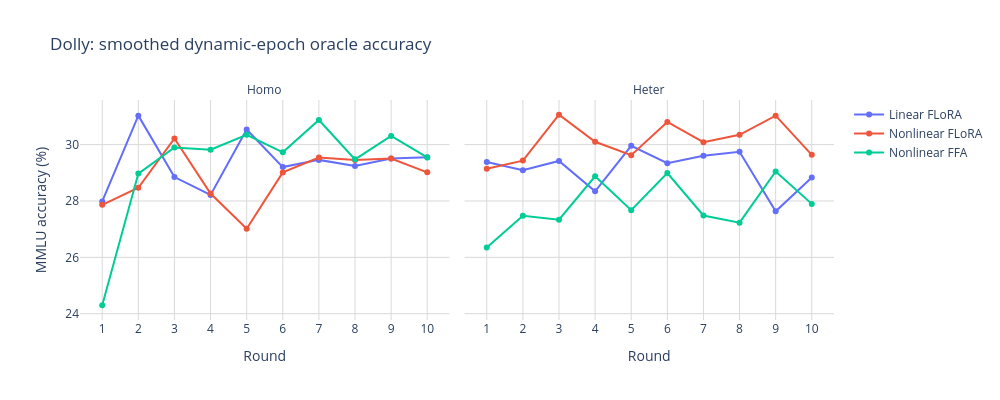
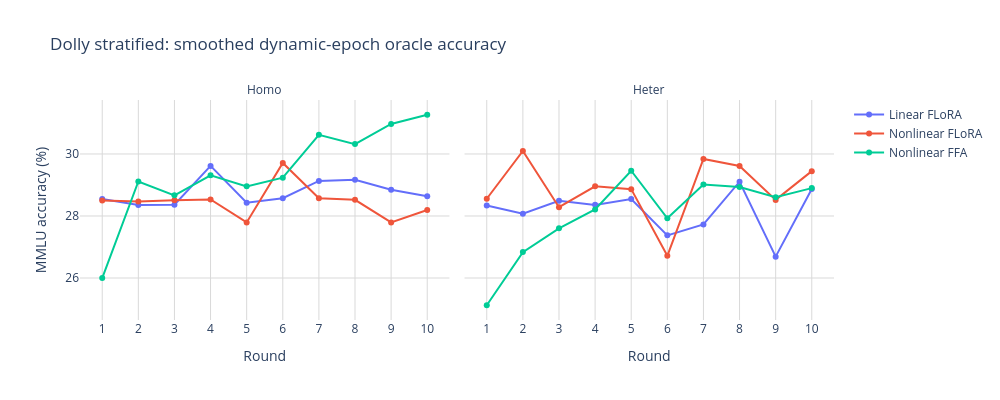
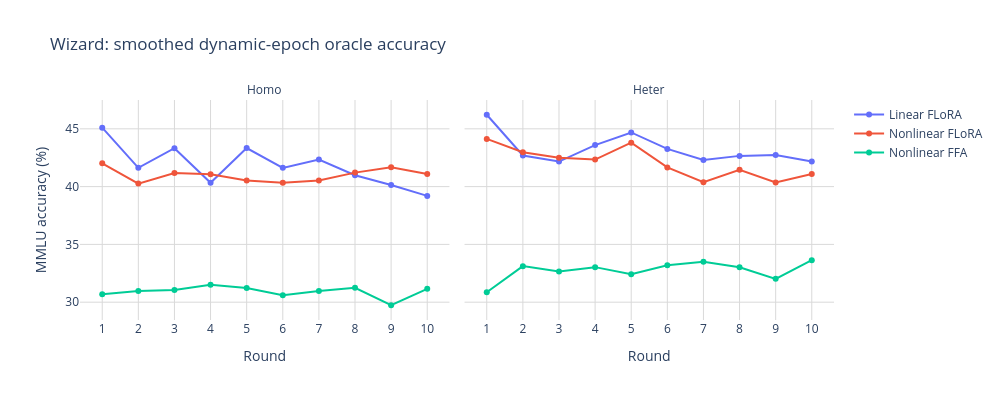
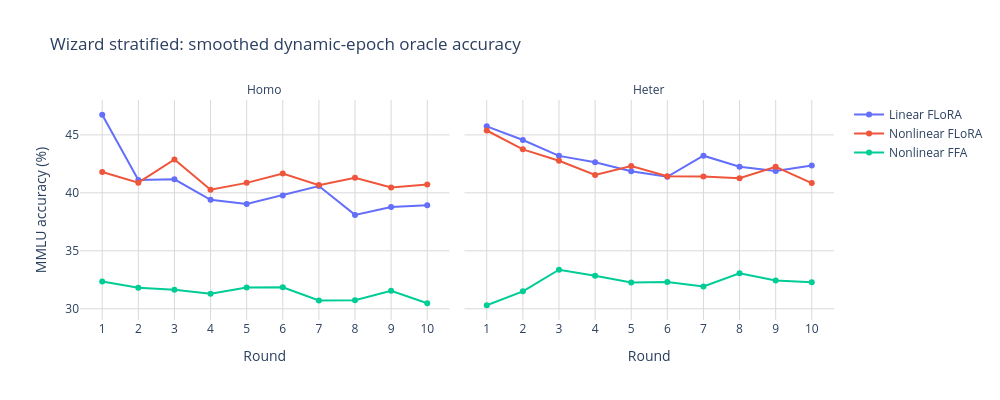

The notebook cell these images were saved under, in order:
### Markdown cell above
## Dynamic Epoch Oracle

This post-hoc view asks which fixed local-epoch curve is best at each communication round. It is an oracle envelope over separate fixed-epoch runs, not evidence that changing epochs mid-training will exactly reproduce the same path. To avoid over-interpreting noise, a smoothed schedule only switches epoch counts when the best available epoch improves accuracy by at least `SWITCH_GAIN_THRESHOLD` percentage points over keeping the previous epoch count.

### Code cell
def build_dynamic_epoch_oracle(summary, switch_gain_threshold=0.5):
    if summary.empty:
        return pd.DataFrame(), pd.DataFrame()

    case_columns = ['Method key', 'Method', 'Dataset', 'Dataset label', 'Model key', 'Model', 'Setting key', 'Setting']
    rows = []
    for case_values, group in summary.groupby(case_columns, sort=False):
        case_base = dict(zip(case_columns, case_values))
        current_epoch = None
        previous_smoothed_epoch = None
        for round_value, round_group in group.sort_values(['Round', 'Local epochs']).groupby('Round', sort=True):
            candidates = round_group.sort_values(['Mean accuracy', 'Local epochs'], ascending=[False, True])
            oracle = candidates.iloc[0]
            oracle_epoch = int(oracle['Local epochs'])
            oracle_accuracy = float(oracle['Mean accuracy'])

            if current_epoch is None:
                chosen = oracle
                smoothed_epoch = oracle_epoch
                smoothed_accuracy = oracle_accuracy
                gain_over_current = 0.0
                meaningful_switch = False
            else:
                current_rows = round_group[round_group['Local epochs'].astype(int) == int(current_epoch)]
                current_candidate = current_rows.iloc[0] if not current_rows.empty else oracle
                current_accuracy = float(current_candidate['Mean accuracy'])
                gain_over_current = oracle_accuracy - current_accuracy
                should_switch = oracle_epoch != int(current_epoch) and gain_over_current >= switch_gain_threshold
                chosen = oracle if should_switch else current_candidate
                smoothed_epoch = int(chosen['Local epochs'])
                smoothed_accuracy = float(chosen['Mean accuracy'])
                meaningful_switch = previous_smoothed_epoch is not None and smoothed_epoch != int(previous_smoothed_epoch)

            current_epoch = smoothed_epoch
            previous_smoothed_epoch = smoothed_epoch
            rows.append(
                case_base
                | {
                    'Round': int(round_value),
                    'Oracle epochs': oracle_epoch,
                    'Oracle accuracy': oracle_accuracy,
                    'Smoothed epochs': smoothed_epoch,
                    'Smoothed accuracy': smoothed_accuracy,
                    'Oracle gain over current epoch': float(gain_over_current),
                    'Meaningful switch': bool(meaningful_switch),
                    'Switch threshold': float(switch_gain_threshold),
                    'Compute cost': int(smoothed_epoch) * int(round_value),
                }
            )

    oracle_frame = pd.DataFrame(rows).sort_values(case_columns + ['Round'])
    schedule_rows = []
    for case_values, group in oracle_frame.groupby(case_columns, sort=False):
        case_base = dict(zip(case_columns, case_values))
        curve = group.sort_values('Round')
        segments = []
        segment_start = int(curve.iloc[0]['Round'])
        segment_epoch = int(curve.iloc[0]['Smoothed epochs'])
        previous_round = segment_start
        for _, row in curve.iloc[1:].iterrows():
            round_value = int(row['Round'])
            epoch_value = int(row['Smoothed epochs'])
            if epoch_value != segment_epoch:
                end_text = str(previous_round) if previous_round == segment_start else f'{segment_start}-{previous_round}'
                segments.append(f'r{end_text}: e{segment_epoch}')
                segment_start = round_value
                segment_epoch = epoch_value
            previous_round = round_value
        end_text = str(previous_round) if previous_round == segment_start else f'{segment_start}-{previous_round}'
        segments.append(f'r{end_text}: e{segment_epoch}')

        first_epoch = int(curve.iloc[0]['Smoothed epochs'])
        final_epoch = int(curve.iloc[-1]['Smoothed epochs'])
        switch_count = int(curve['Meaningful switch'].sum())
        if switch_count == 0:
            follow_up = f'Keep e{first_epoch}; test early stopping around the best/plateau round.'
        elif first_epoch > final_epoch:
            follow_up = 'Test high-local-epoch warmup followed by lower local epochs.'
        elif first_epoch < final_epoch:
            follow_up = 'Test lower-epoch warmup followed by higher local epochs.'
        else:
            follow_up = 'Test a staged schedule; switches may reflect round-specific instability.'

        schedule_rows.append(
            case_base
            | {
                'Smoothed schedule': '; '.join(segments),
                'Meaningful switches': switch_count,
                'First smoothed epochs': first_epoch,
                'Final smoothed epochs': final_epoch,
                'Max oracle accuracy': float(curve['Oracle accuracy'].max()),
                'Max smoothed accuracy': float(curve['Smoothed accuracy'].max()),
                'Follow-up experiment suggestion': follow_up,
            }
        )

    schedule_frame = pd.DataFrame(schedule_rows).sort_values(['Dataset label', 'Setting', 'Method'])
    return oracle_frame, schedule_frame


def _dynamic_slug(value):
    return str(value).lower().replace(' ', '_').replace('-', '_').replace('/', '_')


def _write_dynamic_plot(fig, output_stem, png_warnings):
    output_stem.parent.mkdir(parents=True, exist_ok=True)
    fig.write_html(output_stem.with_suffix('.html'), include_plotlyjs='cdn')
    png_path = output_stem.with_suffix('.png')
    try:
        fig.write_image(png_path, scale=2)
    except Exception as exc:
        message = str(exc).strip() or type(exc).__name__
        png_warnings.append(message.splitlines()[0])
        png_path = None
    return png_path


dynamic_epoch_oracle, dynamic_epoch_schedule = build_dynamic_epoch_oracle(
    tuning_summary,
    switch_gain_threshold=SWITCH_GAIN_THRESHOLD,
)

dynamic_epoch_oracle.to_csv(OUTPUT_DIR / 'dynamic_epoch_oracle.csv', index=False)
dynamic_epoch_schedule.to_csv(OUTPUT_DIR / 'dynamic_epoch_schedule.csv', index=False)

if dynamic_epoch_schedule.empty:
    print('No dynamic epoch schedule data available.')
else:
    display(
        dynamic_epoch_schedule[
            [
                'Method',
                'Dataset label',
                'Setting',
                'Smoothed schedule',
                'Meaningful switches',
                'Max smoothed accuracy',
                'Follow-up experiment suggestion',
            ]
        ].round(2)
    )

    dynamic_png_warnings = []
    saved_dynamic_png = []
    for dataset, dataset_data in dynamic_epoch_oracle.groupby('Dataset', sort=False):
        dataset_label = dataset_data['Dataset label'].iloc[0]
        fig_accuracy = px.line(
            dataset_data,
            x='Round',
            y='Smoothed accuracy',
            color='Method',
            facet_col='Setting',
            markers=True,
            template='plotly_white',
            title=f'{dataset_label}: smoothed dynamic-epoch oracle accuracy',
            labels={'Smoothed accuracy': 'MMLU accuracy (%)'},
            category_orders={'Method': ['Linear FLoRA', 'Nonlinear FLoRA', 'Nonlinear FFA'], 'Setting': ['Homo', 'Heter']},
            hover_data={
                'Oracle epochs': True,
                'Oracle accuracy': ':.2f',
                'Smoothed epochs': True,
                'Oracle gain over current epoch': ':.2f',
                'Meaningful switch': True,
            },
        )
        fig_accuracy.update_layout(width=1000, height=400, legend_title_text='')
        fig_accuracy.update_xaxes(dtick=1, showgrid=True, gridcolor='#d9d9d9', gridwidth=1)
        fig_accuracy.update_yaxes(showgrid=True, gridcolor='#d9d9d9', gridwidth=1)
        fig_accuracy.for_each_annotation(lambda annotation: annotation.update(text=annotation.text.split('=')[-1]))
        png_path = _write_dynamic_plot(fig_accuracy, DYNAMIC_EPOCH_DIR / f'{_dynamic_slug(dataset_label)}_accuracy', dynamic_png_warnings)
        if png_path is not None:
            saved_dynamic_png.append(png_path)
        fig_accuracy.show()


    if saved_dynamic_png:
        print(f'Wrote {len(saved_dynamic_png)} dynamic oracle PNG files under {DYNAMIC_EPOCH_DIR}.')
    if dynamic_png_warnings:
        print('Dynamic oracle PNG export skipped or incomplete. Install/enable kaleido for static PNG export.')
        print(f'First dynamic PNG export warning: {dynamic_png_warnings[0]}')

### Figure 1 — Plotly figure (JSON) as saved in the notebook; plotly's stock layout.template omitted (floating-point values rounded to 4 significant figures)
{"data": [{"customdata": [[2, 27.98, 2, 0, false], [3, 31.03, 3, 2.773, true], [3, 28.85, 3, 0, false], [5, 28.21, 5, 0.6203, true], [2, 30.54, 2, 1.157, true], [5, 29.22, 2, 0.01375, false], [2, 29.46, 2, 0, false], [5, 29.6, 2, 0.3523, false], [2, 29.51, 2, 0, false], [1, 29.86, 2, 0.3056, false]], "hovertemplate": "Method=Linear FLoRA<br>Setting=Homo<br>Round=%{x}<br>MMLU accuracy (%)=%{y}<br>Oracle epochs=%{customdata[0]}<br>Oracle accuracy=%{customdata[1]:.2f}<br>Smoothed epochs=%{customdata[2]}<br>Oracle gain over current epoch=%{customdata[3]:.2f}<br>Meaningful switch=%{customdata[4]}<extra></extra>", "legendgroup": "Linear FLoRA", "line": {"color": "#636efa", "dash": "solid"}, "marker": {"symbol": "circle"}, "mode": "lines+markers", "name": "Linear FLoRA", "orientation": "v", "showlegend": true, "type": "scatter", "x": [1, 2, 3, 4, 5, 6, 7, 8, 9, 10], "xaxis": "x", "y": [27.98, 31.03, 28.85, 28.21, 30.54, 29.2, 29.46, 29.24, 29.51, 29.55], "yaxis": "y"}, {"customdata": [[2, 29.38, 2, 0, false], [3, 29.24, 2, 0.146, false], [3, 29.42, 3, 1.697, true], [3, 28.34, 3, 0, false], [2, 29.96, 2, 1.484, true], [2, 29.34, 2, 0, false], [2, 29.6, 2, 0, false], [2, 29.75, 2, 0, false], [3, 28.12, 2, 0.4887, false], [2, 28.83, 2, 0, false]], "hovertemplate": "Method=Linear FLoRA<br>Setting=Heter<br>Round=%{x}<br>MMLU accuracy (%)=%{y}<br>Oracle epochs=%{customdata[0]}<br>Oracle accuracy=%{customdata[1]:.2f}<br>Smoothed epochs=%{customdata[2]}<br>Oracle gain over current epoch=%{customdata[3]:.2f}<br>Meaningful switch=%{customdata[4]}<extra></extra>", "legendgroup": "Linear FLoRA", "line": {"color": "#636efa", "dash": "solid"}, "marker": {"symbol": "circle"}, "mode": "lines+markers", "name": "Linear FLoRA", "orientation": "v", "showlegend": false, "type": "scatter", "x": [1, 2, 3, 4, 5, 6, 7, 8, 9, 10], "xaxis": "x2", "y": [29.38, 29.09, 29.42, 28.34, 29.96, 29.34, 29.6, 29.75, 27.63, 28.83], "yaxis": "y2"}, {"customdata": [[5, 27.86, 5, 0, false], [3, 28.47, 3, 1.544, true], [3, 30.22, 3, 0, false], [3, 28.26, 3, 0, false], [1, 27.33, 3, 0.3121, false], [5, 29.01, 5, 1.108, true], [2, 29.54, 2, 1.418, true], [2, 29.45, 2, 0, false], [2, 29.5, 2, 0, false], [2, 29.02, 2, 0, false]], "hovertemplate": "Method=Nonlinear FLoRA<br>Setting=Homo<br>Round=%{x}<br>MMLU accuracy (%)=%{y}<br>Oracle epochs=%{customdata[0]}<br>Oracle accuracy=%{customdata[1]:.2f}<br>Smoothed epochs=%{customdata[2]}<br>Oracle gain over current epoch=%{customdata[3]:.2f}<br>Meaningful switch=%{customdata[4]}<extra></extra>", "legendgroup": "Nonlinear FLoRA", "line": {"color": "#EF553B", "dash": "solid"}, "marker": {"symbol": "circle"}, "mode": "lines+markers", "name": "Nonlinear FLoRA", "orientation": "v", "showlegend": true, "type": "scatter", "x": [1, 2, 3, 4, 5, 6, 7, 8, 9, 10], "xaxis": "x", "y": [27.86, 28.47, 30.22, 28.26, 27.02, 29.01, 29.54, 29.45, 29.5, 29.02], "yaxis": "y"}, {"customdata": [[5, 29.15, 5, 0, false], [3, 29.43, 3, 2.162, true], [3, 31.06, 3, 0, false], [2, 30.1, 2, 1.423, true], [1, 29.7, 2, 0.06898, false], [2, 30.8, 2, 0, false], [2, 30.09, 2, 0, false], [2, 30.35, 2, 0, false], [1, 31.03, 1, 0.8938, true], [1, 29.64, 1, 0, false]], "hovertemplate": "Method=Nonlinear FLoRA<br>Setting=Heter<br>Round=%{x}<br>MMLU accuracy (%)=%{y}<br>Oracle epochs=%{customdata[0]}<br>Oracle accuracy=%{customdata[1]:.2f}<br>Smoothed epochs=%{customdata[2]}<br>Oracle gain over current epoch=%{customdata[3]:.2f}<br>Meaningful switch=%{customdata[4]}<extra></extra>", "legendgroup": "Nonlinear FLoRA", "line": {"color": "#EF553B", "dash": "solid"}, "marker": {"symbol": "circle"}, "mode": "lines+markers", "name": "Nonlinear FLoRA", "orientation": "v", "showlegend": false, "type": "scatter", "x": [1, 2, 3, 4, 5, 6, 7, 8, 9, 10], "xaxis": "x2", "y": [29.15, 29.43, 31.06, 30.1, 29.63, 30.8, 30.09, 30.35, 31.03, 29.64], "yaxis": "y2"}, {"customdata": [[5, 24.3, 5, 0, false], [5, 28.97, 5, 0, false], [2, 29.9, 2, 2.906, true], [5, 29.82, 5, 1.066, true], [5, 30.35, 5, 0, false], [5, 29.73, 5, 0, false], [5, 30.87, 5, 0, false], [5, 29.48, 5, 0, false], [2, 30.31, 2, 1.35, true], [2, 29.55, 2, 0, false]], "hovertemplate": "Method=Nonlinear FFA<br>Setting=Homo<br>Round=%{x}<br>MMLU accuracy (%)=%{y}<br>Oracle epochs=%{customdata[0]}<br>Oracle accuracy=%{customdata[1]:.2f}<br>Smoothed epochs=%{customdata[2]}<br>Oracle gain over current epoch=%{customdata[3]:.2f}<br>Meaningful switch=%{customdata[4]}<extra></extra>", "legendgroup": "Nonlinear FFA", "line": {"color": "#00cc96", "dash": "solid"}, "marker": {"symbol": "circle"}, "mode": "lines+markers", "name": "Nonlinear FFA", "orientation": "v", "showlegend": true, "type": "scatter", "x": [1, 2, 3, 4, 5, 6, 7, 8, 9, 10], "xaxis": "x", "y": [24.3, 28.97, 29.9, 29.82, 30.35, 29.73, 30.87, 29.48, 30.31, 29.55], "yaxis": "y"}, {"customdata": [[5, 26.35, 5, 0, false], [5, 27.48, 5, 0, false], [5, 27.34, 5, 0, false], [5, 28.88, 5, 0, false], [3, 27.67, 3, 0.7886, true], [3, 28.99, 3, 0, false], [2, 27.52, 3, 0.03578, false], [2, 27.23, 2, 1.197, true], [5, 29.05, 5, 0.6673, true], [2, 27.9, 2, 1.114, true]], "hovertemplate": "Method=Nonlinear FFA<br>Setting=Heter<br>Round=%{x}<br>MMLU accuracy (%)=%{y}<br>Oracle epochs=%{customdata[0]}<br>Oracle accuracy=%{customdata[1]:.2f}<br>Smoothed epochs=%{customdata[2]}<br>Oracle gain over current epoch=%{customdata[3]:.2f}<br>Meaningful switch=%{customdata[4]}<extra></extra>", "legendgroup": "Nonlinear FFA", "line": {"color": "#00cc96", "dash": "solid"}, "marker": {"symbol": "circle"}, "mode": "lines+markers", "name": "Nonlinear FFA", "orientation": "v", "showlegend": false, "type": "scatter", "x": [1, 2, 3, 4, 5, 6, 7, 8, 9, 10], "xaxis": "x2", "y": [26.35, 27.48, 27.34, 28.88, 27.67, 28.99, 27.48, 27.23, 29.05, 27.9], "yaxis": "y2"}], "layout": {"annotations": [{"font": {}, "showarrow": false, "text": "Homo", "x": 0.245, "xanchor": "center", "xref": "paper", "y": 1, "yanchor": "bottom", "yref": "paper"}, {"font": {}, "showarrow": false, "text": "Heter", "x": 0.755, "xanchor": "center", "xref": "paper", "y": 1, "yanchor": "bottom", "yref": "paper"}], "height": 400, "legend": {"title": {"text": ""}, "tracegroupgap": 0}, "title": {"text": "Dolly: smoothed dynamic-epoch oracle accuracy"}, "width": 1000, "xaxis": {"anchor": "y", "domain": [0, 0.49], "dtick": 1, "gridcolor": "#d9d9d9", "gridwidth": 1, "showgrid": true, "title": {"text": "Round"}}, "xaxis2": {"anchor": "y2", "domain": [0.51, 1], "dtick": 1, "gridcolor": "#d9d9d9", "gridwidth": 1, "matches": "x", "showgrid": true, "title": {"text": "Round"}}, "yaxis": {"anchor": "x", "domain": [0, 1], "gridcolor": "#d9d9d9", "gridwidth": 1, "showgrid": true, "title": {"text": "MMLU accuracy (%)"}}, "yaxis2": {"anchor": "x2", "domain": [0, 1], "gridcolor": "#d9d9d9", "gridwidth": 1, "matches": "y", "showgrid": true, "showticklabels": false}}}

### Figure 2 — Plotly figure (JSON) as saved in the notebook; plotly's stock layout.template omitted (floating-point values rounded to 4 significant figures)
{"data": [{"customdata": [[5, 28.55, 5, 0, false], [3, 28.85, 5, 0.494, false], [2, 28.42, 5, 0.05166, false], [5, 29.61, 5, 0, false], [1, 28.63, 5, 0.2014, false], [2, 28.57, 2, 1.517, true], [5, 29.13, 5, 1.342, true], [3, 29.17, 3, 0.585, true], [3, 28.84, 3, 0, false], [5, 28.64, 5, 0.5963, true]], "hovertemplate": "Method=Linear FLoRA<br>Setting=Homo<br>Round=%{x}<br>MMLU accuracy (%)=%{y}<br>Oracle epochs=%{customdata[0]}<br>Oracle accuracy=%{customdata[1]:.2f}<br>Smoothed epochs=%{customdata[2]}<br>Oracle gain over current epoch=%{customdata[3]:.2f}<br>Meaningful switch=%{customdata[4]}<extra></extra>", "legendgroup": "Linear FLoRA", "line": {"color": "#636efa", "dash": "solid"}, "marker": {"symbol": "circle"}, "mode": "lines+markers", "name": "Linear FLoRA", "orientation": "v", "showlegend": true, "type": "scatter", "x": [1, 2, 3, 4, 5, 6, 7, 8, 9, 10], "xaxis": "x", "y": [28.55, 28.35, 28.36, 29.61, 28.43, 28.57, 29.13, 29.17, 28.84, 28.64], "yaxis": "y"}, {"customdata": [[5, 28.34, 5, 0, false], [3, 28.07, 3, 1.309, true], [5, 28.49, 5, 0.8439, true], [5, 28.36, 5, 0, false], [2, 28.55, 2, 1.748, true], [3, 27.38, 3, 0.5716, true], [2, 27.89, 3, 0.1636, false], [2, 29.11, 2, 2.792, true], [1, 26.84, 2, 0.1485, false], [1, 28.87, 1, 2.009, true]], "hovertemplate": "Method=Linear FLoRA<br>Setting=Heter<br>Round=%{x}<br>MMLU accuracy (%)=%{y}<br>Oracle epochs=%{customdata[0]}<br>Oracle accuracy=%{customdata[1]:.2f}<br>Smoothed epochs=%{customdata[2]}<br>Oracle gain over current epoch=%{customdata[3]:.2f}<br>Meaningful switch=%{customdata[4]}<extra></extra>", "legendgroup": "Linear FLoRA", "line": {"color": "#636efa", "dash": "solid"}, "marker": {"symbol": "circle"}, "mode": "lines+markers", "name": "Linear FLoRA", "orientation": "v", "showlegend": false, "type": "scatter", "x": [1, 2, 3, 4, 5, 6, 7, 8, 9, 10], "xaxis": "x2", "y": [28.34, 28.07, 28.49, 28.36, 28.55, 27.38, 27.73, 29.11, 26.69, 28.87], "yaxis": "y2"}, {"customdata": [[5, 28.5, 5, 0, false], [3, 28.47, 3, 1.189, true], [3, 28.51, 3, 0, false], [2, 28.53, 2, 1.376, true], [2, 27.79, 2, 0, false], [2, 29.71, 2, 0, false], [2, 28.58, 2, 0, false], [2, 28.52, 2, 0, false], [3, 27.79, 3, 1.264, true], [5, 28.19, 5, 0.9925, true]], "hovertemplate": "Method=Nonlinear FLoRA<br>Setting=Homo<br>Round=%{x}<br>MMLU accuracy (%)=%{y}<br>Oracle epochs=%{customdata[0]}<br>Oracle accuracy=%{customdata[1]:.2f}<br>Smoothed epochs=%{customdata[2]}<br>Oracle gain over current epoch=%{customdata[3]:.2f}<br>Meaningful switch=%{customdata[4]}<extra></extra>", "legendgroup": "Nonlinear FLoRA", "line": {"color": "#EF553B", "dash": "solid"}, "marker": {"symbol": "circle"}, "mode": "lines+markers", "name": "Nonlinear FLoRA", "orientation": "v", "showlegend": true, "type": "scatter", "x": [1, 2, 3, 4, 5, 6, 7, 8, 9, 10], "xaxis": "x", "y": [28.5, 28.47, 28.51, 28.53, 27.79, 29.71, 28.58, 28.52, 27.79, 28.19], "yaxis": "y"}, {"customdata": [[5, 28.56, 5, 0, false], [3, 30.1, 3, 2.898, true], [1, 28.49, 3, 0.2042, false], [2, 28.96, 2, 1.07, true], [3, 28.87, 3, 1.352, true], [2, 27.2, 3, 0.484, false], [1, 29.84, 1, 3.483, true], [1, 29.61, 1, 0, false], [1, 28.52, 1, 0, false], [3, 29.71, 1, 0.2606, false]], "hovertemplate": "Method=Nonlinear FLoRA<br>Setting=Heter<br>Round=%{x}<br>MMLU accuracy (%)=%{y}<br>Oracle epochs=%{customdata[0]}<br>Oracle accuracy=%{customdata[1]:.2f}<br>Smoothed epochs=%{customdata[2]}<br>Oracle gain over current epoch=%{customdata[3]:.2f}<br>Meaningful switch=%{customdata[4]}<extra></extra>", "legendgroup": "Nonlinear FLoRA", "line": {"color": "#EF553B", "dash": "solid"}, "marker": {"symbol": "circle"}, "mode": "lines+markers", "name": "Nonlinear FLoRA", "orientation": "v", "showlegend": false, "type": "scatter", "x": [1, 2, 3, 4, 5, 6, 7, 8, 9, 10], "xaxis": "x2", "y": [28.56, 30.1, 28.28, 28.96, 28.87, 26.72, 29.84, 29.61, 28.52, 29.45], "yaxis": "y2"}, {"customdata": [[5, 26.0, 5, 0, false], [5, 29.11, 5, 0, false], [3, 28.67, 3, 1.261, true], [2, 29.31, 2, 0.9655, true], [3, 28.96, 3, 0.7087, true], [5, 29.67, 3, 0.4389, false], [3, 30.62, 3, 0, false], [5, 30.71, 3, 0.3872, false], [5, 30.97, 5, 1.183, true], [3, 31.26, 3, 2.808, true]], "hovertemplate": "Method=Nonlinear FFA<br>Setting=Homo<br>Round=%{x}<br>MMLU accuracy (%)=%{y}<br>Oracle epochs=%{customdata[0]}<br>Oracle accuracy=%{customdata[1]:.2f}<br>Smoothed epochs=%{customdata[2]}<br>Oracle gain over current epoch=%{customdata[3]:.2f}<br>Meaningful switch=%{customdata[4]}<extra></extra>", "legendgroup": "Nonlinear FFA", "line": {"color": "#00cc96", "dash": "solid"}, "marker": {"symbol": "circle"}, "mode": "lines+markers", "name": "Nonlinear FFA", "orientation": "v", "showlegend": true, "type": "scatter", "x": [1, 2, 3, 4, 5, 6, 7, 8, 9, 10], "xaxis": "x", "y": [26.0, 29.11, 28.67, 29.31, 28.96, 29.24, 30.62, 30.32, 30.97, 31.26], "yaxis": "y"}, {"customdata": [[5, 25.12, 5, 0, false], [5, 26.84, 5, 0, false], [3, 27.6, 3, 0.7006, true], [5, 28.21, 5, 2.943, true], [3, 29.62, 5, 0.1604, false], [3, 27.93, 3, 0.569, true], [5, 29.01, 5, 0.8487, true], [3, 28.93, 3, 1.255, true], [5, 28.97, 3, 0.3665, false], [5, 28.9, 5, 0.9543, true]], "hovertemplate": "Method=Nonlinear FFA<br>Setting=Heter<br>Round=%{x}<br>MMLU accuracy (%)=%{y}<br>Oracle epochs=%{customdata[0]}<br>Oracle accuracy=%{customdata[1]:.2f}<br>Smoothed epochs=%{customdata[2]}<br>Oracle gain over current epoch=%{customdata[3]:.2f}<br>Meaningful switch=%{customdata[4]}<extra></extra>", "legendgroup": "Nonlinear FFA", "line": {"color": "#00cc96", "dash": "solid"}, "marker": {"symbol": "circle"}, "mode": "lines+markers", "name": "Nonlinear FFA", "orientation": "v", "showlegend": false, "type": "scatter", "x": [1, 2, 3, 4, 5, 6, 7, 8, 9, 10], "xaxis": "x2", "y": [25.12, 26.84, 27.6, 28.21, 29.46, 27.93, 29.01, 28.93, 28.61, 28.9], "yaxis": "y2"}], "layout": {"annotations": [{"font": {}, "showarrow": false, "text": "Homo", "x": 0.245, "xanchor": "center", "xref": "paper", "y": 1, "yanchor": "bottom", "yref": "paper"}, {"font": {}, "showarrow": false, "text": "Heter", "x": 0.755, "xanchor": "center", "xref": "paper", "y": 1, "yanchor": "bottom", "yref": "paper"}], "height": 400, "legend": {"title": {"text": ""}, "tracegroupgap": 0}, "title": {"text": "Dolly stratified: smoothed dynamic-epoch oracle accuracy"}, "width": 1000, "xaxis": {"anchor": "y", "domain": [0, 0.49], "dtick": 1, "gridcolor": "#d9d9d9", "gridwidth": 1, "showgrid": true, "title": {"text": "Round"}}, "xaxis2": {"anchor": "y2", "domain": [0.51, 1], "dtick": 1, "gridcolor": "#d9d9d9", "gridwidth": 1, "matches": "x", "showgrid": true, "title": {"text": "Round"}}, "yaxis": {"anchor": "x", "domain": [0, 1], "gridcolor": "#d9d9d9", "gridwidth": 1, "showgrid": true, "title": {"text": "MMLU accuracy (%)"}}, "yaxis2": {"anchor": "x2", "domain": [0, 1], "gridcolor": "#d9d9d9", "gridwidth": 1, "matches": "y", "showgrid": true, "showticklabels": false}}}

### Figure 3 — Plotly figure (JSON) as saved in the notebook; plotly's stock layout.template omitted (floating-point values rounded to 4 significant figures)
{"data": [{"customdata": [[1, 45.1, 1, 0, false], [2, 41.62, 2, 0.6632, true], [2, 43.32, 2, 0, false], [2, 40.33, 2, 0, false], [2, 43.33, 2, 0, false], [2, 41.62, 2, 0, false], [2, 42.34, 2, 0, false], [2, 40.98, 2, 0, false], [2, 40.14, 2, 0, false], [2, 39.2, 2, 0, false]], "hovertemplate": "Method=Linear FLoRA<br>Setting=Homo<br>Round=%{x}<br>MMLU accuracy (%)=%{y}<br>Oracle epochs=%{customdata[0]}<br>Oracle accuracy=%{customdata[1]:.2f}<br>Smoothed epochs=%{customdata[2]}<br>Oracle gain over current epoch=%{customdata[3]:.2f}<br>Meaningful switch=%{customdata[4]}<extra></extra>", "legendgroup": "Linear FLoRA", "line": {"color": "#636efa", "dash": "solid"}, "marker": {"symbol": "circle"}, "mode": "lines+markers", "name": "Linear FLoRA", "orientation": "v", "showlegend": true, "type": "scatter", "x": [1, 2, 3, 4, 5, 6, 7, 8, 9, 10], "xaxis": "x", "y": [45.1, 41.62, 43.32, 40.33, 43.33, 41.62, 42.34, 40.98, 40.14, 39.2], "yaxis": "y"}, {"customdata": [[3, 46.22, 3, 0, false], [3, 42.69, 3, 0, false], [2, 42.17, 2, 0.5901, true], [2, 43.59, 2, 0, false], [2, 44.68, 2, 0, false], [2, 43.26, 2, 0, false], [2, 42.3, 2, 0, false], [2, 42.66, 2, 0, false], [2, 42.74, 2, 0, false], [2, 42.18, 2, 0, false]], "hovertemplate": "Method=Linear FLoRA<br>Setting=Heter<br>Round=%{x}<br>MMLU accuracy (%)=%{y}<br>Oracle epochs=%{customdata[0]}<br>Oracle accuracy=%{customdata[1]:.2f}<br>Smoothed epochs=%{customdata[2]}<br>Oracle gain over current epoch=%{customdata[3]:.2f}<br>Meaningful switch=%{customdata[4]}<extra></extra>", "legendgroup": "Linear FLoRA", "line": {"color": "#636efa", "dash": "solid"}, "marker": {"symbol": "circle"}, "mode": "lines+markers", "name": "Linear FLoRA", "orientation": "v", "showlegend": false, "type": "scatter", "x": [1, 2, 3, 4, 5, 6, 7, 8, 9, 10], "xaxis": "x2", "y": [46.22, 42.69, 42.17, 43.59, 44.68, 43.26, 42.3, 42.66, 42.74, 42.18], "yaxis": "y2"}, {"customdata": [[2, 42.02, 2, 0, false], [2, 40.26, 2, 0, false], [2, 41.18, 2, 0, false], [2, 41.06, 2, 0, false], [2, 40.53, 2, 0, false], [2, 40.33, 2, 0, false], [2, 40.53, 2, 0, false], [1, 41.21, 1, 1.389, true], [1, 41.68, 1, 0, false], [1, 41.08, 1, 0, false]], "hovertemplate": "Method=Nonlinear FLoRA<br>Setting=Homo<br>Round=%{x}<br>MMLU accuracy (%)=%{y}<br>Oracle epochs=%{customdata[0]}<br>Oracle accuracy=%{customdata[1]:.2f}<br>Smoothed epochs=%{customdata[2]}<br>Oracle gain over current epoch=%{customdata[3]:.2f}<br>Meaningful switch=%{customdata[4]}<extra></extra>", "legendgroup": "Nonlinear FLoRA", "line": {"color": "#EF553B", "dash": "solid"}, "marker": {"symbol": "circle"}, "mode": "lines+markers", "name": "Nonlinear FLoRA", "orientation": "v", "showlegend": true, "type": "scatter", "x": [1, 2, 3, 4, 5, 6, 7, 8, 9, 10], "xaxis": "x", "y": [42.02, 40.26, 41.18, 41.06, 40.53, 40.33, 40.53, 41.21, 41.68, 41.08], "yaxis": "y"}, {"customdata": [[3, 44.13, 3, 0, false], [2, 43.15, 3, 0.1711, false], [2, 42.5, 2, 1.648, true], [2, 42.34, 2, 0, false], [2, 43.8, 2, 0, false], [2, 41.66, 2, 0, false], [2, 40.38, 2, 0, false], [2, 41.46, 2, 0, false], [1, 40.58, 2, 0.2215, false], [2, 41.09, 2, 0, false]], "hovertemplate": "Method=Nonlinear FLoRA<br>Setting=Heter<br>Round=%{x}<br>MMLU accuracy (%)=%{y}<br>Oracle epochs=%{customdata[0]}<br>Oracle accuracy=%{customdata[1]:.2f}<br>Smoothed epochs=%{customdata[2]}<br>Oracle gain over current epoch=%{customdata[3]:.2f}<br>Meaningful switch=%{customdata[4]}<extra></extra>", "legendgroup": "Nonlinear FLoRA", "line": {"color": "#EF553B", "dash": "solid"}, "marker": {"symbol": "circle"}, "mode": "lines+markers", "name": "Nonlinear FLoRA", "orientation": "v", "showlegend": false, "type": "scatter", "x": [1, 2, 3, 4, 5, 6, 7, 8, 9, 10], "xaxis": "x2", "y": [44.13, 42.97, 42.5, 42.34, 43.8, 41.66, 40.38, 41.46, 40.36, 41.09], "yaxis": "y2"}, {"customdata": [[2, 30.69, 2, 0, false], [3, 31.42, 2, 0.4605, false], [1, 31.05, 1, 0.8022, true], [5, 31.55, 1, 0.04607, false], [2, 31.23, 2, 0.5524, true], [1, 30.98, 2, 0.3732, false], [2, 30.96, 2, 0, false], [1, 31.25, 1, 2.157, true], [5, 29.81, 1, 0.07356, false], [2, 31.15, 2, 1.303, true]], "hovertemplate": "Method=Nonlinear FFA<br>Setting=Homo<br>Round=%{x}<br>MMLU accuracy (%)=%{y}<br>Oracle epochs=%{customdata[0]}<br>Oracle accuracy=%{customdata[1]:.2f}<br>Smoothed epochs=%{customdata[2]}<br>Oracle gain over current epoch=%{customdata[3]:.2f}<br>Meaningful switch=%{customdata[4]}<extra></extra>", "legendgroup": "Nonlinear FFA", "line": {"color": "#00cc96", "dash": "solid"}, "marker": {"symbol": "circle"}, "mode": "lines+markers", "name": "Nonlinear FFA", "orientation": "v", "showlegend": true, "type": "scatter", "x": [1, 2, 3, 4, 5, 6, 7, 8, 9, 10], "xaxis": "x", "y": [30.69, 30.96, 31.05, 31.5, 31.23, 30.61, 30.96, 31.25, 29.74, 31.15], "yaxis": "y"}, {"customdata": [[5, 30.86, 5, 0, false], [5, 33.12, 5, 0, false], [5, 32.65, 5, 0, false], [2, 33.03, 2, 1.072, true], [2, 32.43, 2, 0, false], [1, 33.19, 1, 1.082, true], [5, 33.56, 1, 0.06225, false], [1, 33.02, 1, 0, false], [5, 32.21, 1, 0.1968, false], [1, 33.63, 1, 0, false]], "hovertemplate": "Method=Nonlinear FFA<br>Setting=Heter<br>Round=%{x}<br>MMLU accuracy (%)=%{y}<br>Oracle epochs=%{customdata[0]}<br>Oracle accuracy=%{customdata[1]:.2f}<br>Smoothed epochs=%{customdata[2]}<br>Oracle gain over current epoch=%{customdata[3]:.2f}<br>Meaningful switch=%{customdata[4]}<extra></extra>", "legendgroup": "Nonlinear FFA", "line": {"color": "#00cc96", "dash": "solid"}, "marker": {"symbol": "circle"}, "mode": "lines+markers", "name": "Nonlinear FFA", "orientation": "v", "showlegend": false, "type": "scatter", "x": [1, 2, 3, 4, 5, 6, 7, 8, 9, 10], "xaxis": "x2", "y": [30.86, 33.12, 32.65, 33.03, 32.43, 33.19, 33.5, 33.02, 32.02, 33.63], "yaxis": "y2"}], "layout": {"annotations": [{"font": {}, "showarrow": false, "text": "Homo", "x": 0.245, "xanchor": "center", "xref": "paper", "y": 1, "yanchor": "bottom", "yref": "paper"}, {"font": {}, "showarrow": false, "text": "Heter", "x": 0.755, "xanchor": "center", "xref": "paper", "y": 1, "yanchor": "bottom", "yref": "paper"}], "height": 400, "legend": {"title": {"text": ""}, "tracegroupgap": 0}, "title": {"text": "Wizard: smoothed dynamic-epoch oracle accuracy"}, "width": 1000, "xaxis": {"anchor": "y", "domain": [0, 0.49], "dtick": 1, "gridcolor": "#d9d9d9", "gridwidth": 1, "showgrid": true, "title": {"text": "Round"}}, "xaxis2": {"anchor": "y2", "domain": [0.51, 1], "dtick": 1, "gridcolor": "#d9d9d9", "gridwidth": 1, "matches": "x", "showgrid": true, "title": {"text": "Round"}}, "yaxis": {"anchor": "x", "domain": [0, 1], "gridcolor": "#d9d9d9", "gridwidth": 1, "showgrid": true, "title": {"text": "MMLU accuracy (%)"}}, "yaxis2": {"anchor": "x2", "domain": [0, 1], "gridcolor": "#d9d9d9", "gridwidth": 1, "matches": "y", "showgrid": true, "showticklabels": false}}}

### Figure 4 — Plotly figure (JSON) as saved in the notebook; plotly's stock layout.template omitted (floating-point values rounded to 4 significant figures)
{"data": [{"customdata": [[1, 46.74, 1, 0, false], [1, 41.12, 1, 0, false], [2, 41.17, 2, 1.325, true], [2, 39.4, 2, 0, false], [1, 39.26, 2, 0.2257, false], [2, 39.78, 2, 0, false], [2, 40.58, 2, 0, false], [2, 38.1, 2, 0, false], [2, 38.78, 2, 0, false], [2, 38.94, 2, 0, false]], "hovertemplate": "Method=Linear FLoRA<br>Setting=Homo<br>Round=%{x}<br>MMLU accuracy (%)=%{y}<br>Oracle epochs=%{customdata[0]}<br>Oracle accuracy=%{customdata[1]:.2f}<br>Smoothed epochs=%{customdata[2]}<br>Oracle gain over current epoch=%{customdata[3]:.2f}<br>Meaningful switch=%{customdata[4]}<extra></extra>", "legendgroup": "Linear FLoRA", "line": {"color": "#636efa", "dash": "solid"}, "marker": {"symbol": "circle"}, "mode": "lines+markers", "name": "Linear FLoRA", "orientation": "v", "showlegend": true, "type": "scatter", "x": [1, 2, 3, 4, 5, 6, 7, 8, 9, 10], "xaxis": "x", "y": [46.74, 41.12, 41.17, 39.4, 39.03, 39.78, 40.58, 38.1, 38.78, 38.94], "yaxis": "y"}, {"customdata": [[3, 45.74, 3, 0, false], [1, 44.55, 1, 3.713, true], [1, 43.19, 1, 0, false], [1, 42.64, 1, 0, false], [2, 42.09, 1, 0.2402, false], [2, 41.38, 2, 0.6691, true], [2, 43.2, 2, 0, false], [2, 42.25, 2, 0, false], [2, 41.89, 2, 0, false], [2, 42.36, 2, 0, false]], "hovertemplate": "Method=Linear FLoRA<br>Setting=Heter<br>Round=%{x}<br>MMLU accuracy (%)=%{y}<br>Oracle epochs=%{customdata[0]}<br>Oracle accuracy=%{customdata[1]:.2f}<br>Smoothed epochs=%{customdata[2]}<br>Oracle gain over current epoch=%{customdata[3]:.2f}<br>Meaningful switch=%{customdata[4]}<extra></extra>", "legendgroup": "Linear FLoRA", "line": {"color": "#636efa", "dash": "solid"}, "marker": {"symbol": "circle"}, "mode": "lines+markers", "name": "Linear FLoRA", "orientation": "v", "showlegend": false, "type": "scatter", "x": [1, 2, 3, 4, 5, 6, 7, 8, 9, 10], "xaxis": "x2", "y": [45.74, 44.55, 43.19, 42.64, 41.85, 41.38, 43.2, 42.25, 41.89, 42.36], "yaxis": "y2"}, {"customdata": [[3, 41.8, 3, 0, false], [2, 40.88, 2, 4.565, true], [2, 42.88, 2, 0, false], [2, 40.27, 2, 0, false], [2, 40.86, 2, 0, false], [2, 41.67, 2, 0, false], [2, 40.67, 2, 0, false], [2, 41.3, 2, 0, false], [2, 40.46, 2, 0, false], [1, 41.17, 2, 0.448, false]], "hovertemplate": "Method=Nonlinear FLoRA<br>Setting=Homo<br>Round=%{x}<br>MMLU accuracy (%)=%{y}<br>Oracle epochs=%{customdata[0]}<br>Oracle accuracy=%{customdata[1]:.2f}<br>Smoothed epochs=%{customdata[2]}<br>Oracle gain over current epoch=%{customdata[3]:.2f}<br>Meaningful switch=%{customdata[4]}<extra></extra>", "legendgroup": "Nonlinear FLoRA", "line": {"color": "#EF553B", "dash": "solid"}, "marker": {"symbol": "circle"}, "mode": "lines+markers", "name": "Nonlinear FLoRA", "orientation": "v", "showlegend": true, "type": "scatter", "x": [1, 2, 3, 4, 5, 6, 7, 8, 9, 10], "xaxis": "x", "y": [41.8, 40.88, 42.88, 40.27, 40.86, 41.67, 40.67, 41.3, 40.46, 40.72], "yaxis": "y"}, {"customdata": [[3, 45.38, 3, 0, false], [2, 43.75, 2, 2.668, true], [2, 42.77, 2, 0, false], [2, 41.54, 2, 0, false], [2, 42.31, 2, 0, false], [2, 41.44, 2, 0, false], [2, 41.4, 2, 0, false], [2, 41.25, 2, 0, false], [2, 42.25, 2, 0, false], [2, 40.84, 2, 0, false]], "hovertemplate": "Method=Nonlinear FLoRA<br>Setting=Heter<br>Round=%{x}<br>MMLU accuracy (%)=%{y}<br>Oracle epochs=%{customdata[0]}<br>Oracle accuracy=%{customdata[1]:.2f}<br>Smoothed epochs=%{customdata[2]}<br>Oracle gain over current epoch=%{customdata[3]:.2f}<br>Meaningful switch=%{customdata[4]}<extra></extra>", "legendgroup": "Nonlinear FLoRA", "line": {"color": "#EF553B", "dash": "solid"}, "marker": {"symbol": "circle"}, "mode": "lines+markers", "name": "Nonlinear FLoRA", "orientation": "v", "showlegend": false, "type": "scatter", "x": [1, 2, 3, 4, 5, 6, 7, 8, 9, 10], "xaxis": "x2", "y": [45.38, 43.75, 42.77, 41.54, 42.31, 41.44, 41.4, 41.25, 42.25, 40.84], "yaxis": "y2"}, {"customdata": [[5, 32.35, 5, 0, false], [2, 31.81, 2, 1.208, true], [5, 31.65, 5, 0.5167, true], [1, 31.29, 1, 0.9122, true], [2, 31.84, 2, 1.471, true], [3, 31.85, 3, 2.636, true], [3, 30.72, 3, 0, false], [1, 30.74, 1, 0.8929, true], [2, 31.55, 2, 1.88, true], [3, 30.55, 2, 0.07385, false]], "hovertemplate": "Method=Nonlinear FFA<br>Setting=Homo<br>Round=%{x}<br>MMLU accuracy (%)=%{y}<br>Oracle epochs=%{customdata[0]}<br>Oracle accuracy=%{customdata[1]:.2f}<br>Smoothed epochs=%{customdata[2]}<br>Oracle gain over current epoch=%{customdata[3]:.2f}<br>Meaningful switch=%{customdata[4]}<extra></extra>", "legendgroup": "Nonlinear FFA", "line": {"color": "#00cc96", "dash": "solid"}, "marker": {"symbol": "circle"}, "mode": "lines+markers", "name": "Nonlinear FFA", "orientation": "v", "showlegend": true, "type": "scatter", "x": [1, 2, 3, 4, 5, 6, 7, 8, 9, 10], "xaxis": "x", "y": [32.35, 31.81, 31.65, 31.29, 31.84, 31.85, 30.72, 30.74, 31.55, 30.48], "yaxis": "y"}, {"customdata": [[5, 30.3, 5, 0, false], [5, 31.5, 5, 0, false], [5, 33.37, 5, 0, false], [2, 32.85, 2, 2.004, true], [3, 32.75, 2, 0.4739, false], [3, 32.3, 3, 0.6219, true], [2, 32.18, 3, 0.2626, false], [1, 33.07, 1, 1.401, true], [5, 32.44, 5, 0.8528, true], [3, 32.29, 3, 1.948, true]], "hovertemplate": "Method=Nonlinear FFA<br>Setting=Heter<br>Round=%{x}<br>MMLU accuracy (%)=%{y}<br>Oracle epochs=%{customdata[0]}<br>Oracle accuracy=%{customdata[1]:.2f}<br>Smoothed epochs=%{customdata[2]}<br>Oracle gain over current epoch=%{customdata[3]:.2f}<br>Meaningful switch=%{customdata[4]}<extra></extra>", "legendgroup": "Nonlinear FFA", "line": {"color": "#00cc96", "dash": "solid"}, "marker": {"symbol": "circle"}, "mode": "lines+markers", "name": "Nonlinear FFA", "orientation": "v", "showlegend": false, "type": "scatter", "x": [1, 2, 3, 4, 5, 6, 7, 8, 9, 10], "xaxis": "x2", "y": [30.3, 31.5, 33.37, 32.85, 32.27, 32.3, 31.92, 33.07, 32.44, 32.29], "yaxis": "y2"}], "layout": {"annotations": [{"font": {}, "showarrow": false, "text": "Homo", "x": 0.245, "xanchor": "center", "xref": "paper", "y": 1, "yanchor": "bottom", "yref": "paper"}, {"font": {}, "showarrow": false, "text": "Heter", "x": 0.755, "xanchor": "center", "xref": "paper", "y": 1, "yanchor": "bottom", "yref": "paper"}], "height": 400, "legend": {"title": {"text": ""}, "tracegroupgap": 0}, "title": {"text": "Wizard stratified: smoothed dynamic-epoch oracle accuracy"}, "width": 1000, "xaxis": {"anchor": "y", "domain": [0, 0.49], "dtick": 1, "gridcolor": "#d9d9d9", "gridwidth": 1, "showgrid": true, "title": {"text": "Round"}}, "xaxis2": {"anchor": "y2", "domain": [0.51, 1], "dtick": 1, "gridcolor": "#d9d9d9", "gridwidth": 1, "matches": "x", "showgrid": true, "title": {"text": "Round"}}, "yaxis": {"anchor": "x", "domain": [0, 1], "gridcolor": "#d9d9d9", "gridwidth": 1, "showgrid": true, "title": {"text": "MMLU accuracy (%)"}}, "yaxis2": {"anchor": "x2", "domain": [0, 1], "gridcolor": "#d9d9d9", "gridwidth": 1, "matches": "y", "showgrid": true, "showticklabels": false}}}
